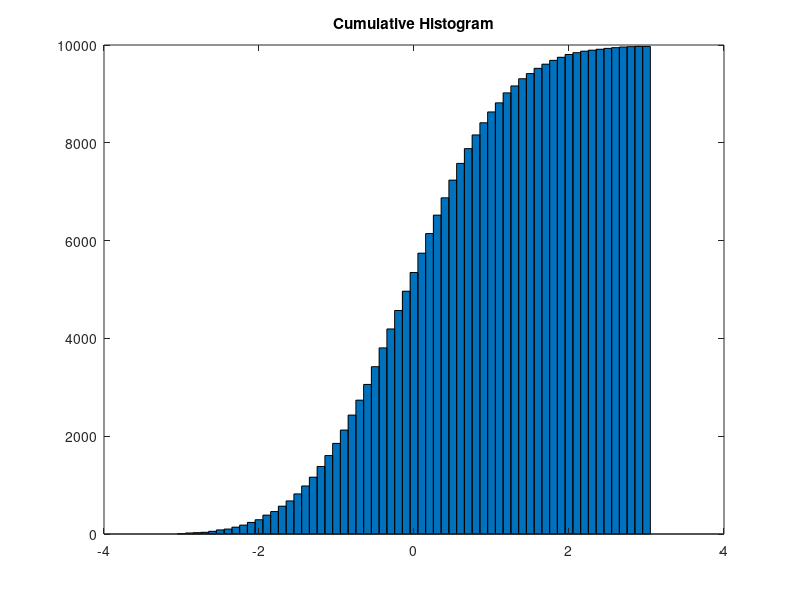
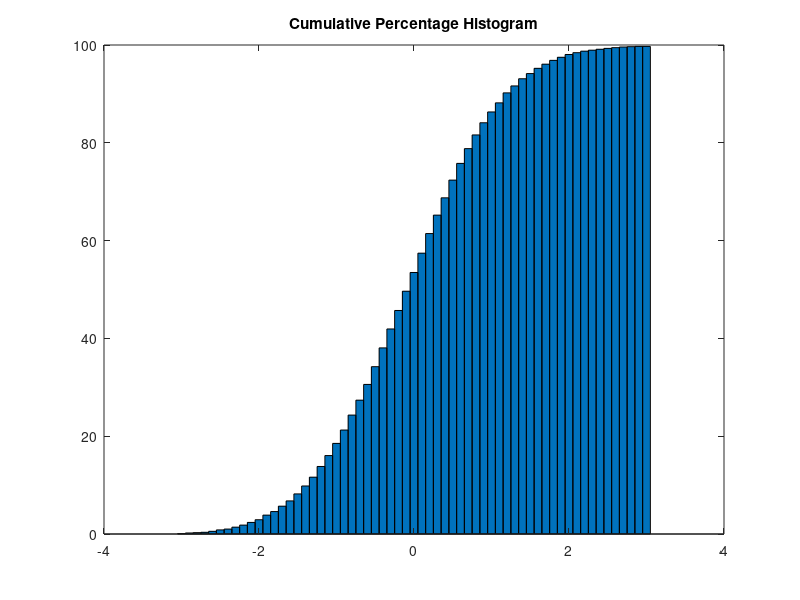

Here is the MATLAB script that generated these plots, in order:
x = -3:0.1:3;
 y = randn(1e4,1);
 NumElements = histc(y,x);
 SumElements = cumsum(NumElements);
 bar(x,SumElements,'BarWidth',1);
 title('Cumulative Histogram');
 figure;
 bar(x,(SumElements./length(y))*100,'BarWidth',1);
 title('Cumulative Percentage Histogram');